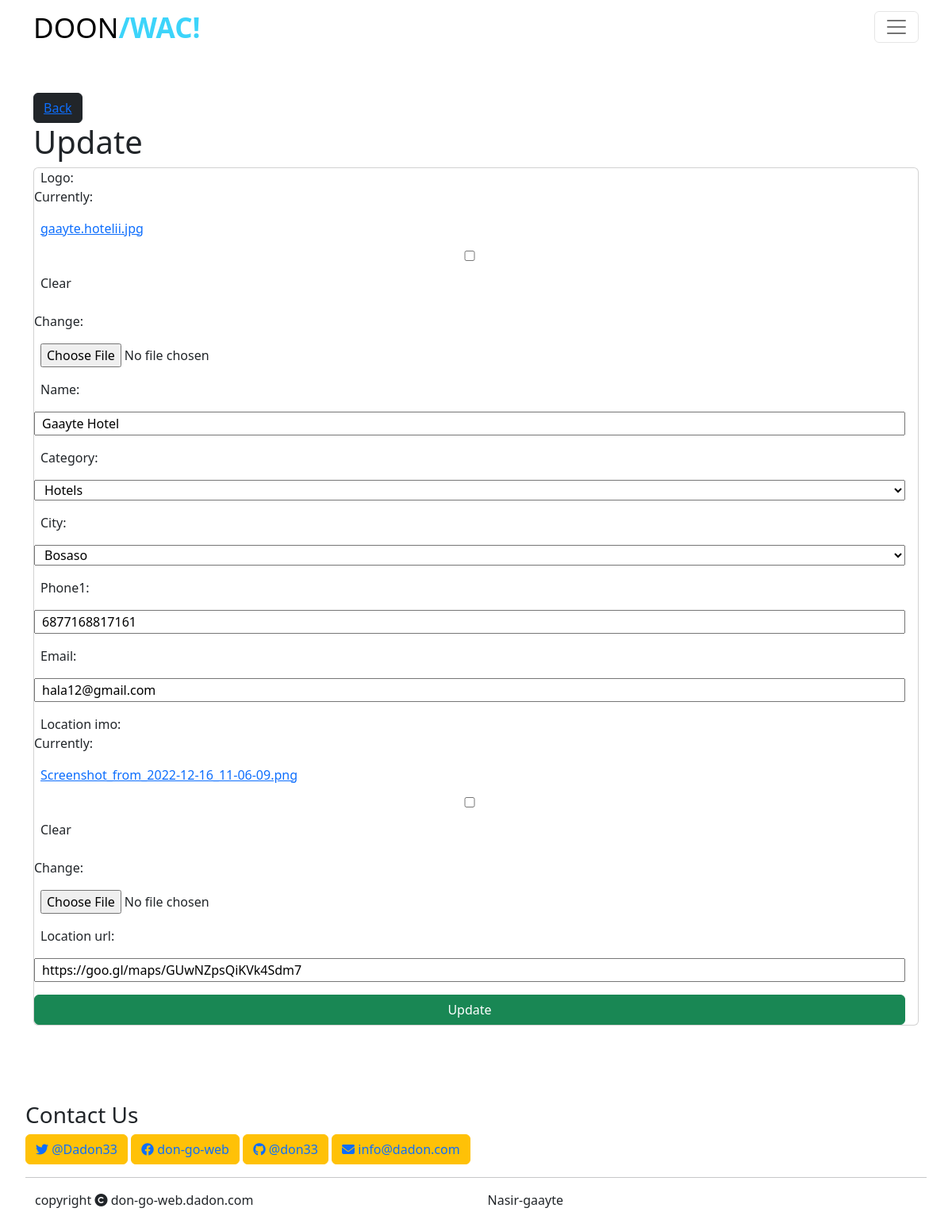
Page /update/1/ (signed in) on the committed database.
### core/models.py (models this page shows, shortened)
class Contactmodel(models.Model):
    auther=models.ForeignKey(User,on_delete=models.CASCADE)
    logo = models.ImageField(blank=True, null=True)
    name = models.CharField(max_length=255,null=False,blank=False)
    category=models.ForeignKey(Categorymodel,on_delete=models.CASCADE)
    city=models.ForeignKey(Citymodel,on_delete=models.CASCADE)
    phone1 = models.IntegerField(null=False,blank=False)
    email = models.EmailField(max_length=100, blank=True, null= True)
    location_imo = models.ImageField(null=True, blank=True)
    location_url = models.URLField()
    desc = models.TextField(null=True, blank=True)

class Categorymodel(models.Model):
    name = models.CharField(max_length=100)
    def __str__(self):
        return self.name

### core/views.py (the view)
# urls.py: path('update/<int:id>/',views.update_req,name='update'),
@login_required
def update_req(request, id):
    conts = Contactmodel.objects.get(pk=id)
    if request.method == "POST":
        form = AddForm(request.POST,request.FILES, instance=conts, )
        if form.is_valid():
            form.save()
        return redirect ('home')
    form=AddForm(instance=conts)
    return render(request,'core/update.html',{
        'form':form,
        })

### core/forms.py
class AddForm(forms.ModelForm):
    class Meta:
        model = Contactmodel
        fields = ("logo", "name", "category", "city", "phone1","email","location_imo","location_url")

### core/models.py (called while the page is built)
    def __str__(self):
        return self.name

### core/templates/core/update.html (shortened to what this page needs)
{% extends 'core/home.html' %}
{% block content %}
<div class="mt-5">
    <div class="container">
        <button class="btn btn-dark" type="submit"><a href="{% url 'home' %}">Back</a></button>
        <h1>Update </h1>
        <div class="card">
            <form class="row g-3 container titless " method="POST" enctype="multipart/form-data">
                {{form}}
                <button class="btn btn-success"  type="submit">Update</button>
            </form>
        </div>
    </div>
</div>
{% endblock content %}

### static/css/main.css (style rules this page uses)
:root { --cta--color:rgb(57, 187, 219); }
body { background: #f2f2f2; margin: 0; padding: 0; font-family: "Roboto Condensed"; font-size: small; font-weight: 50; }
a { color: #444444; }

### rows in the picture
Contactmodel: name "Gaayte Hotel", category "Hotels", city "Bosaso", phone1 "6877168817161", email "hala12@gmail.com", location_url "https://goo.gl/maps/GUwNZpsQiKVk4Sdm7"
